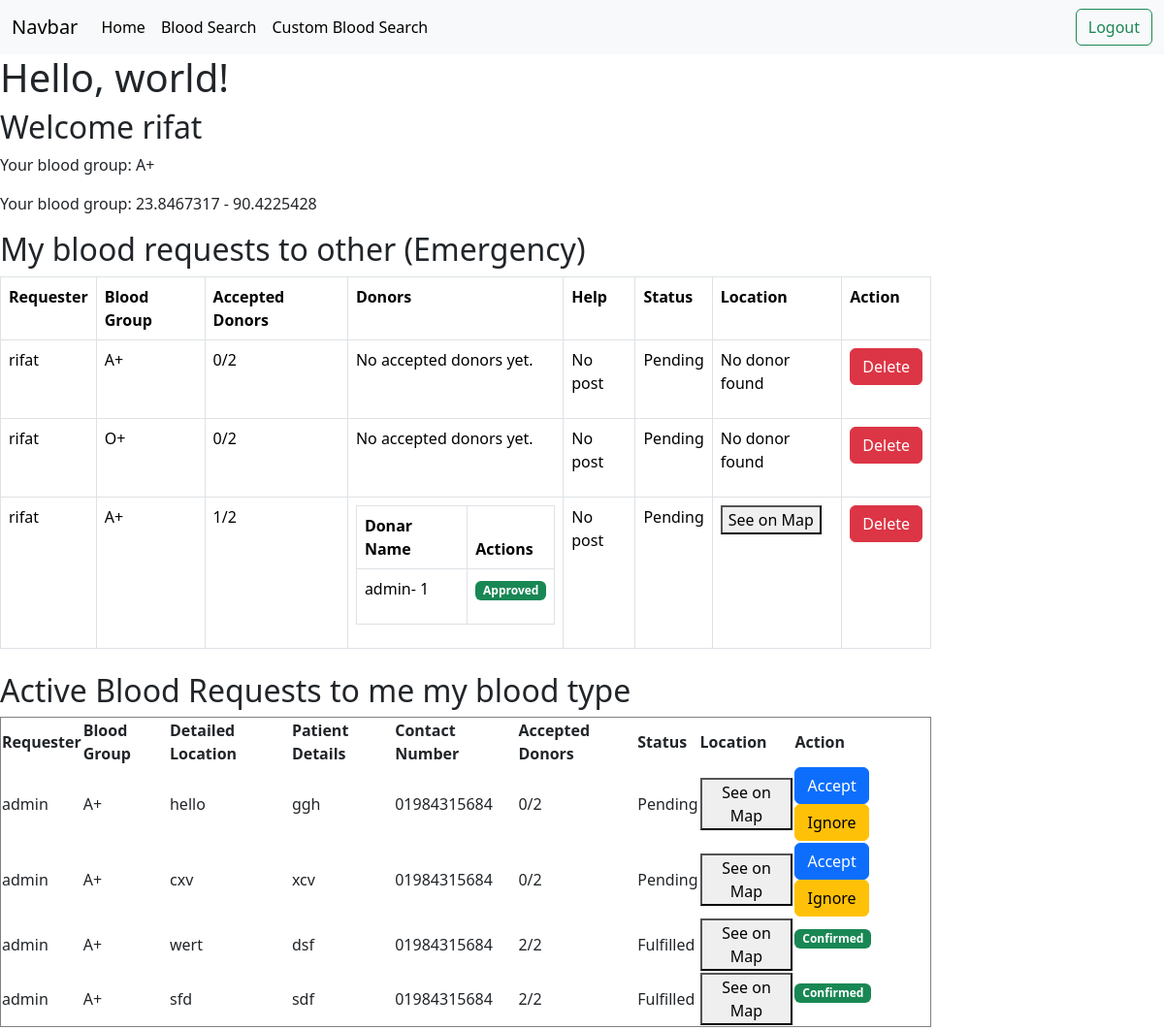
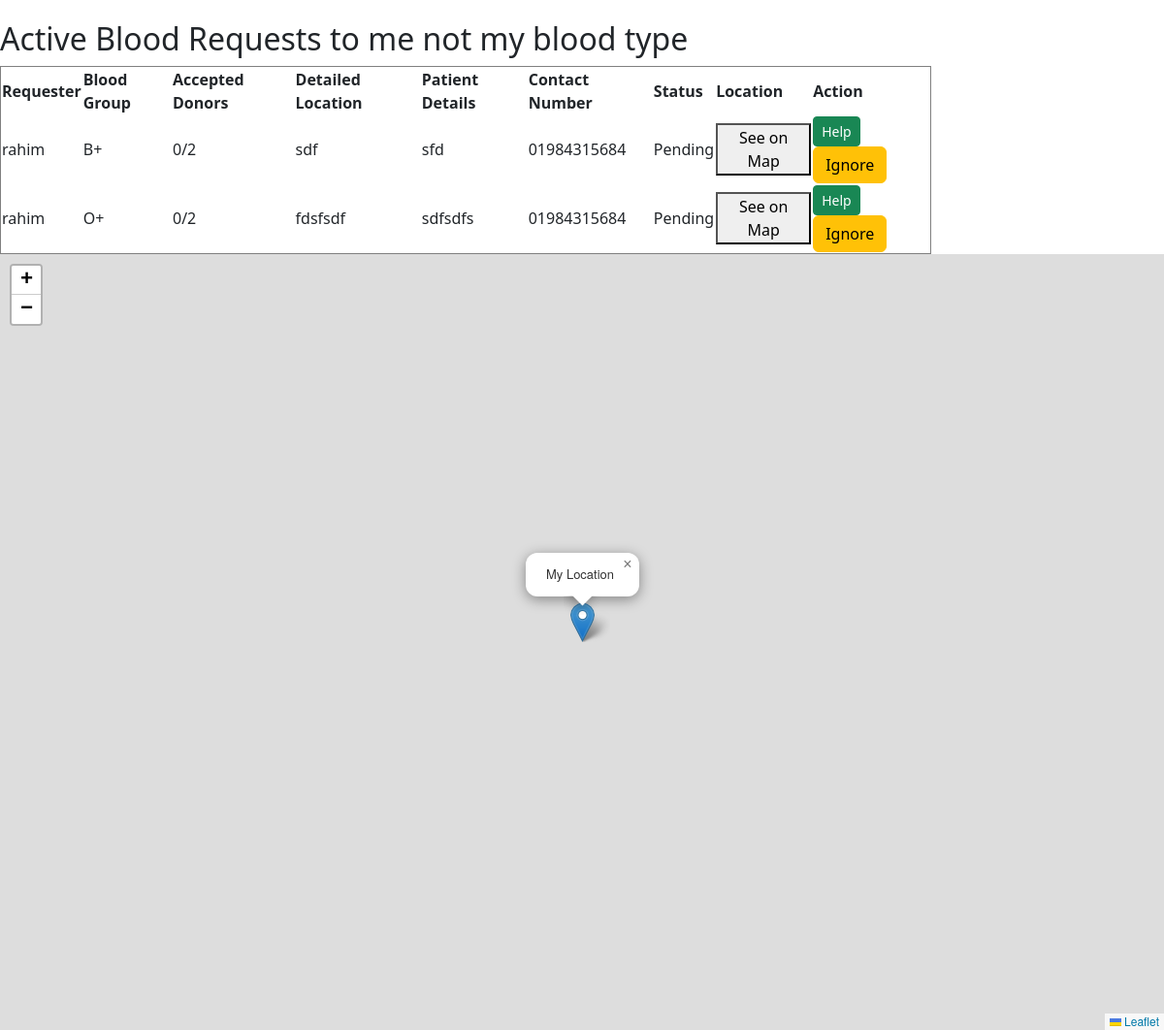
/dashboard/ (signed in), run on the app's committed database (2 pictures, top to bottom).
### donors/models.py (models this page shows, shortened)
class DonorProfile(models.Model):
    user = models.OneToOneField(User, on_delete=models.CASCADE)
    blood_group = models.CharField(max_length=3, choices=BLOOD_GROUPS)
    phone = models.CharField(max_length=15)
    latitude = models.FloatField(null=True, blank=True)
    longitude = models.FloatField(null=True, blank=True)
    def __str__(self):
        return f"{self.user.username} - {self.blood_group}"

class BloodRequest(models.Model):
    blood_group = models.CharField(max_length=3, choices=BLOOD_GROUPS, blank=True, null=True)
    requester = models.ForeignKey(User, on_delete=models.CASCADE, related_name="requests_sent")
    donors = models.ManyToManyField(User, related_name="requests_received")
    accepted_donors = models.ManyToManyField(User, related_name="accepted_requests", blank=True)
    accepted_count = models.IntegerField(default=0)  # Track accepted donors
    request_ignored_by_donors = models.ManyToManyField(User, related_name="ignored_donors", blank=True)
    rejected_donors_by_requester = models.ManyToManyField(User, related_name="rejected_donor_request", blank=True)
    final_donors = models.ManyToManyField(User, related_name="final_donors", blank=True)
    status = models.CharField(max_length=10, null=True, blank=True)
    created_at = models.DateTimeField(auto_now_add=True, null=True, blank=True)
    total_accepted = models.IntegerField(null=True, blank=True, default=0)
    detail_address = models.CharField(max_length=100, null=True, blank=True)
    description = models.TextField(null=True, blank=True)

### donors/views.py (the view)
# urls.py: path("dashboard/", views.dashboard, name="dashboard"),
def dashboard(request):
    my_requests_for_blood = BloodRequest.objects.filter(requester=request.user).order_by("-created_at")
    active_requests_myGroup = BloodRequest.objects.filter(blood_group=request.user.donorprofile.blood_group, donors__in=[request.user]).exclude(requester=request.user).order_by("-created_at")
    active_requests_otherGroup = BloodRequest.objects.filter(status="Pending").exclude(Q(requester=request.user) | Q(blood_group=request.user.donorprofile.blood_group)).order_by("-created_at")
    requester_id =  request.user.id
    requester = get_object_or_404(DonorProfile, user_id=requester_id)
    print(requester)
    help_post = HelpRequester.objects.filter(requester = requester).order_by("-created_at")
    if help_post:
        for post in help_post:
            print(post.id)
    else:
        print("No help post found")
    context = {
        "my_requests_for_blood": my_requests_for_blood,
        "active_requests_myGroup": active_requests_myGroup,
        "active_requests_otherGroup": active_requests_otherGroup,
        "help_post": help_post
    }
    return render(request, "dashboard.html", context)

### donors/templates/dashboard.html (shortened to what this page needs)
{% extends 'base.html' %}
{% block content %}
<link rel="stylesheet" href="https://unpkg.com/leaflet@1.9.4/dist/leaflet.css"
 />
 <link rel="stylesheet" href="https://unpkg.com/leaflet-routing-machine@latest/dist/leaflet-routing-machine.css" />
    <h2>Welcome {{ user.username }}</h2>
    <p>Your blood group: {{ user.donorprofile.blood_group }}</p>
    <p>Your blood group: {{ user.donorprofile.latitude }} - {{user.donorprofile.longitude}}</p>
<h2>My blood requests to other (Emergency)</h2>
{% if my_requests_for_blood %}
    <table class="table table-bordered" style="width: 80%">
        <tr>
            <th>Requester</th>
            <th>Blood Group</th>
            <th>Accepted Donors</th>
            <th>Donors</th>
            <th>Help</th>
            <th>Status</th>
            <th>Location</th>
            <th>Action</th>
        </tr>
        {% for request in my_requests_for_blood %}
        <tr>
            <td>{{ request.requester.username }}</td>
            <td>{{ request.blood_group }}</td>
            <td>{{ request.accepted_count }}/2</td>
            <td>
                {% if request.accepted_donors.all %}
                    <table class="table table-bordered">
                        <thead>
                            <tr>
                                <th>Donar Name</th>
                                <th>Actions</th>
                            </tr>
                        </thead>
                        {% for donor in request.accepted_donors.all %}
                        <tbody>
                            <tr>
                                <td>{{ donor.username }}- {{donor.id}}</td>
                                <td>
                                    {% if donor in request.final_donors.all %}
                                        <p class="badge bg-success">Approved</p>
                                    {% elif donor in request.rejected_donors_by_requester.all %}
                                        <p class="badge bg-danger">Rejected</p>
                                    {% else %}
                                        <a href="{% url 'approve_blood_request' request.id donor.id %}" class="btn btn-primary">Approve</a>
                                        <a href="{% url 'reject_donor_request' request.id donor.id %}" class="btn btn-warning">Reject</a>
                                    {% endif %}
                                </td>
                            </tr>
                        </tbody>
                        {% endfor %}
                    </table>
                {% else %}
                    <p>No accepted donors yet.</p>
                {% endif %}
            </td>
            <td>
                {% if help_post %}
                    <p>{{help_post|length}}</p>
                    {% if request.id not in help_post.blood_request_id.all %}
                        <p>No hel</p>
                    {% endif %}
                    {% for post in help_post %}
                        <p>{{post.blood_request_id}}</p>
                        {% if post.blood_request_id == request.id %}
                            <p>{{ post.helper.user.username}}</p>
                            <p>{{ post.name }}</p>
                            <p>{{ post.phone }}</p>
                            <p>{{ post.created_at }}</p>
                            <p>{{ post.message }}</p>
                            <p>{{ post.id }}</p>
                            <p>{{ post.blood_request_id }}</p>
                            <p>{{ request.id }}</p>
                            <button>See</button>
                            <hr>
                        {% endif %}
                    {% endfor %}
                {% else %}
                    <p>No post</p>
                {% endif %}
            </td>
            <td>{{ request.status }}</td>
            <td>
                {% if request.final_donors.all %}
                    <button onclick="showRequestOnMap({{ request.id }})">See on Map</button>
                {% else %}
                    <p>No donor found</p>
                {% endif %}
            </td>
            <td><a href="{% url 'delete_blood_request' request.id %}" class="btn btn-danger">Delete</a></td>
        </tr>
        {% endfor %}
    </table>
{% else %}
    <p>No active blood requests available.</p>
{% endif %}
<h2 class="mt-4">Active Blood Requests to me my blood type</h2>
{% if active_requests_myGroup %}
    <table border="1" style="width: 80%">
        <tr>
            <th>Requester</th>
            <th>Blood Group</th>
            <th>Detailed Location</th>
            <th>Patient Details</th>
            <th>Contact Number</th>
            <th>Accepted Donors</th>
            <th>Status</th>
            <th>Location</th>
            <th>Action</th>
        </tr>
        {% for request in active_requests_myGroup %}
            {% if user not in request.request_ignored_by_donors.all %}
                <tr>
                    <td>{{ request.requester.username }}</td>
                    <td>{{ request.blood_group }}</td>
                    <td>{{ request.detail_address }}</td>
                    <td>{{ request.description }}</td>
                    <td>{{ request.requester.donorprofile.phone }}</td>
                    <td>{{ request.accepted_count }}/2</td>
                    <td>
                        {% if request.accepted_count == 0 %}
                            {{ request.status }}
                        {% elif request.accepted_count == 2 %}
                            {{ request.status }}
                        {% else %}
                            <p>Searching others</p>
                        {% endif %}
                    </td>
                    <td><button onclick="showReceiverOnMap({{ request.id }}, 'myGroup')">See on Map</button></td>
                    <td>
                            {% if user in request.final_donors.all %}
                                <p class="badge bg-success">Confirmed</p>
                            {% else %}
                               {% if request.accepted_count != 2 %}
                                    <a href="{% url 'accept_blood_request' request.id %}" class="btn btn-primary">Accept</a>
                               {% endif %}
                                <a href="{% url 'ignore_blood_request' request.id %}" class="btn btn-warning">Ignore</a>
                            {% endif %}
                    </td>
                </tr>
            {% endif %}
        {% endfor %}
    </table>
{% else %}
    <p>No active blood requests available.</p>
{% endif %}
<h2 class="mt-4">Active Blood Requests to me not my blood type</h2>
{% if active_requests_otherGroup %}
    <table border="1" style="width: 80%">
        <tr>
            <th>Requester</th>
            <th>Blood Group</th>
            <th>Accepted Donors</th>
            <th>Detailed Location</th>
            <th>Patient Details</th>
            <th>Contact Number</th>
            <th>Status</th>
            <th>Location</th>
            <th>Action</th>
        </tr>
        {% for request in active_requests_otherGroup %}
            {% if user not in request.request_ignored_by_donors.all %}
                <tr>
                    <td>{{ request.requester.username }}</td>
                    <td>{{ request.blood_group }}</td>
                    <td>{{ request.accepted_count }}/2</td>
                    <td>{{ request.detail_address }}</td>
                    <td>{{ request.description }}</td>
                    <td>{{ request.requester.donorprofile.phone }}</td>
                    <td>
                        {% if request.accepted_count == 0 %}
                            {{ request.status }}
                        {% elif request.accepted_count == 2 %}
                            {{ request.status }}
                        {% else %}
                            <p>Searching others</p>
                        {% endif %}
                    </td>
                    <td><button onclick="showReceiverOnMap({{ request.id }},'otherGroup')">See on Map</button></td>
                    <td>
                        {% if request.status == 'Pending' %}
                            <button type="button" class="btn btn-success btn-sm" data-bs-toggle="modal" data-bs-target="#helpForm-{{request.id}}" style="box-shadow: 3px 3px 10px rgba(255, 255, 255, 0.6)">Help</button>
                            <a href="{% url 'ignore_blood_request' request.id %}" class="btn btn-warning">Ignore</a>
                        {% else %}
                            <p>Nothing to do</p>
                        {% endif %}
                    </td>
                </tr>
            {% endif %}
        {% endfor %}
    </table>
{% else %}
    <p>No active blood requests available.</p>
{% endif %}
<div id="map"></div>
{% endblock %}

### donors/templates/dashboard.html (style rules this page uses)
#map { width: 100%; height: 100vh; }

### data on the page
BloodRequest: requester.username "rifat", blood_group "A+", accepted_count "0", shows "No accepted donors yet.", status "Pending", shows "No donor found"
BloodRequest: requester.username "rifat", blood_group "O+", accepted_count "0", shows "No accepted donors yet.", status "Pending", shows "No donor found"
BloodRequest: requester.username "rifat", blood_group "A+", accepted_count "1", status "Pending"
BloodRequest: requester.username "admin", blood_group "A+", detail_address "hello", description "ggh", requester.donorprofile.phone "01984315684", accepted_count "0", status "Pending", shows "Accept", shows "Ignore"
BloodRequest: requester.username "admin", blood_group "A+", detail_address "cxv", description "xcv", requester.donorprofile.phone "01984315684", accepted_count "0", status "Pending", shows "Accept", shows "Ignore"
BloodRequest: requester.username "admin", blood_group "A+", detail_address "wert", description "dsf", requester.donorprofile.phone "01984315684", accepted_count "2", status "Fulfilled", shows "Confirmed"
BloodRequest: requester.username "admin", blood_group "A+", detail_address "sfd", description "sdf", requester.donorprofile.phone "01984315684", accepted_count "2", status "Fulfilled", shows "Confirmed"
BloodRequest: requester.username "rahim", blood_group "B+", accepted_count "0", detail_address "sdf", description "sfd", requester.donorprofile.phone "01984315684", status "Pending"
BloodRequest: requester.username "rahim", blood_group "O+", accepted_count "0", detail_address "fdsfsdf", description "sdfsdfs", requester.donorprofile.phone "01984315684", status "Pending"

### other printed values
{{ user.username }} "rifat"
{{ user.donorprofile.blood_group }} "A+"
{{ user.donorprofile.latitude }} "23.8467317"
{{ user.donorprofile.longitude }} "90.4225428"
{{ donor.username }} "admin"
{{ donor.id }} "1"
